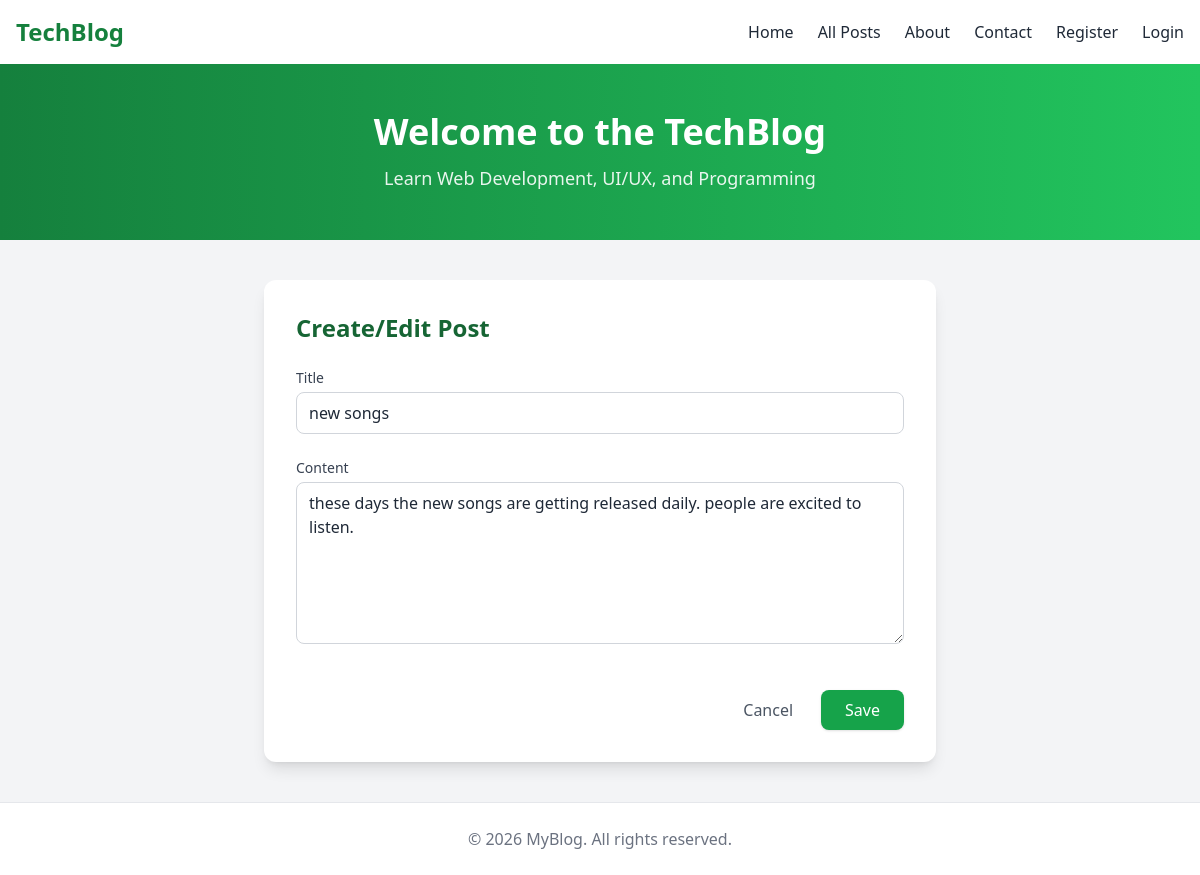
Page /post/16/edit/ on the committed database.
### blog/models.py (models this page shows, shortened)
class Post(models.Model):
    title = models.CharField(max_length=200)
    content = models.TextField()
    author = models.ForeignKey(User, on_delete=models.CASCADE)
    created_at = models.DateTimeField(auto_now_add=True)

### blog/views.py (the view)
# urls.py: path('post/<int:pk>/edit/', views.post_edit, name='post_edit'),
def post_edit(request, pk):
    post = get_object_or_404(Post, pk=pk)
    form = PostForm(request.POST or None, instance=post)
    if form.is_valid():
        post.save()
        return redirect('post_detail', pk=post.pk)
    return render(request, 'blog/post_form.html', {'form': form})

### blog/forms.py
class PostForm(forms.ModelForm):
    class Meta:
        model = Post
        fields = ['title', 'content']

### blog/templates/blog/post_form.html (shortened to what this page needs)
{% extends "base.html" %}
{% block content %}
<div class="bg-gray-100 my-10 flex items-center justify-center px-4">
  <div class="w-full max-w-2xl bg-white rounded-xl shadow-lg p-8">
    <h1 class="text-2xl font-semibold text-green-800 mb-6">
      Create/Edit Post
    </h1>
    <form method="post" class="space-y-6">
      <div>
        <label for="{{ form.title.id_for_label }}"
               class="block text-sm font-medium text-gray-700 mb-1">
          {{ form.title.label }}
        </label>
        <input
          type="text"
          name="{{ form.title.html_name }}"
          id="{{ form.title.id_for_label }}"
          value="{{ form.title.value|default_if_none:'' }}"
          class="w-full rounded-lg border border-gray-300 px-3 py-2
                 focus:outline-none focus:ring-2 focus:ring-blue-500 focus:border-blue-500"
        >
      </div>
      <div>
        <label for="{{ form.content.id_for_label }}"
               class="block text-sm font-medium text-gray-700 mb-1">
          {{ form.content.label }}
        </label>
        <textarea
          name="{{ form.content.html_name }}"
          id="{{ form.content.id_for_label }}"
          rows="6"
          class="w-full rounded-lg border border-gray-300 px-3 py-2
                 focus:outline-none focus:ring-2 focus:ring-blue-500 focus:border-blue-500"
        >{{ form.content.value|default_if_none:'' }}</textarea>
      </div>
      <div class="flex justify-end gap-3 pt-4">
        <a href="javascript:history.back()"
           class="px-4 py-2 rounded-lg text-gray-600 hover:text-gray-800 transition">
          Cancel
        </a>
        <button type="submit"
                class="px-6 py-2 rounded-lg bg-green-600 text-white font-medium hover:bg-green-500 transition shadow">
          Save
        </button>
      </div>
    </form>
  </div>
</div>
{% endblock content %}

### rows in the picture
Post: title "new songs", content "these days the new songs are getting released daily. people are excited to listen."
